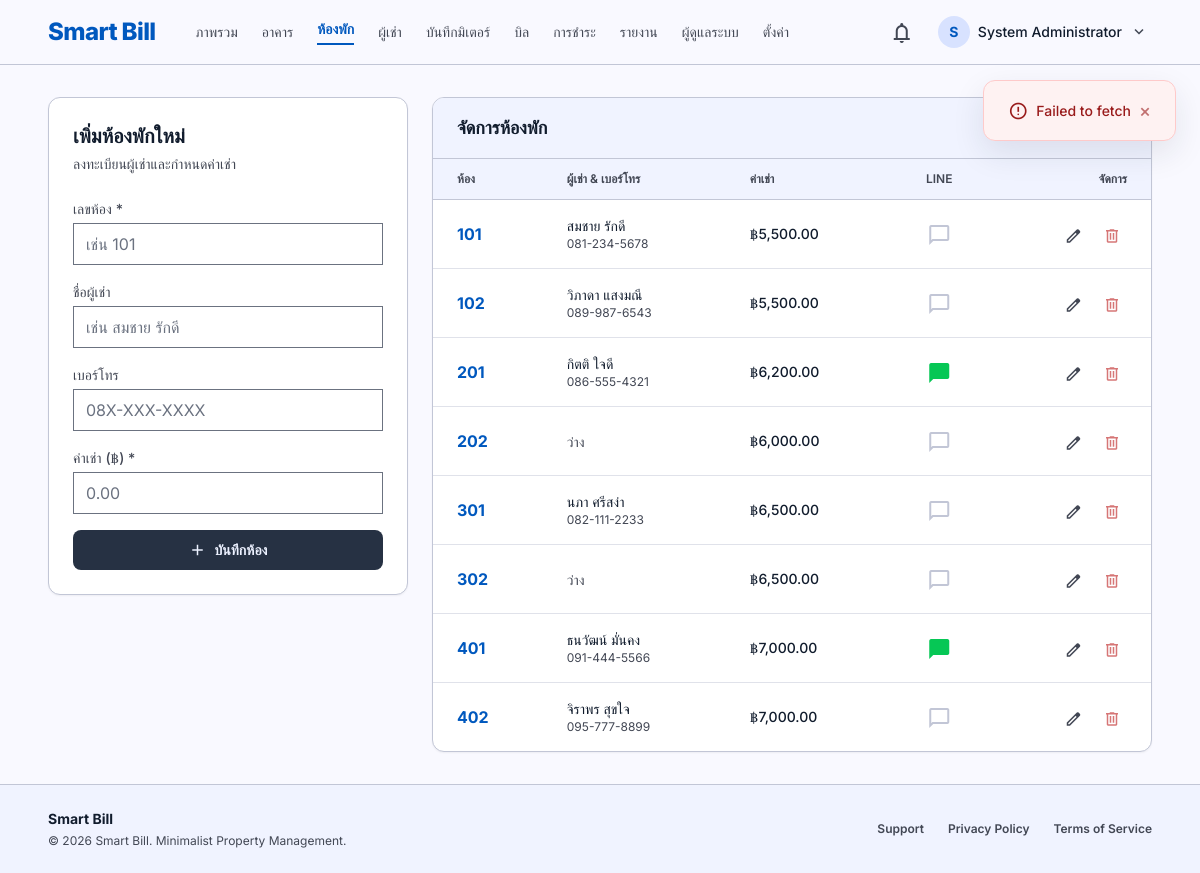
/admin/rooms.php (signed in), run on the app's committed database.
### tables this page shows
CREATE TABLE IF NOT EXISTS `rooms` (
  `id` INT UNSIGNED AUTO_INCREMENT PRIMARY KEY,
  `building_id` INT UNSIGNED NOT NULL,
  `floor_id` INT UNSIGNED,
  `room_number` VARCHAR(20) NOT NULL,
  `room_type` ENUM('standard','deluxe','suite') DEFAULT 'standard',
  `base_rent` DECIMAL(10,2) NOT NULL DEFAULT 0.00 COMMENT 'ค่าเช่ารายเดือน',
  `other_fees` DECIMAL(10,2) DEFAULT 0.00 COMMENT 'ค่าบริการอื่นๆ (เน็ต, จอดรถ)',
  `status` ENUM('vacant','occupied','maintenance','reserved') DEFAULT 'vacant',
  `description` TEXT,
  `created_at` TIMESTAMP DEFAULT CURRENT_TIMESTAMP,
  `updated_at` TIMESTAMP DEFAULT CURRENT_TIMESTAMP ON UPDATE CURRENT_TIMESTAMP,
  FOREIGN KEY (`building_id`) REFERENCES `buildings`(`id`) ON DELETE CASCADE,
  FOREIGN KEY (`floor_id`) REFERENCES `floors`(`id`) ON DELETE SET NULL,
  UNIQUE KEY `uq_building_room` (`building_id`, `room_number`)
);

CREATE TABLE IF NOT EXISTS `tenants` (
  `id` INT UNSIGNED AUTO_INCREMENT PRIMARY KEY,
  `room_id` INT UNSIGNED,
  `first_name` VARCHAR(100) NOT NULL,
  `last_name` VARCHAR(100),
  `id_card` VARCHAR(20) COMMENT 'เลขบัตรประชาชน',
  `phone` VARCHAR(20),
  `email` VARCHAR(200),
  `line_user_id` VARCHAR(100) COMMENT 'LINE User ID',
  `emergency_contact` VARCHAR(200),
  `emergency_phone` VARCHAR(20),
  `profile_image` VARCHAR(500),
  `is_active` TINYINT(1) DEFAULT 1,
  `created_at` TIMESTAMP DEFAULT CURRENT_TIMESTAMP,
  `updated_at` TIMESTAMP DEFAULT CURRENT_TIMESTAMP ON UPDATE CURRENT_TIMESTAMP,
  FOREIGN KEY (`room_id`) REFERENCES `rooms`(`id`) ON DELETE SET NULL
);

### includes/helpers.php (called while the page is built, shortened)
<?php
function formatCurrency(float $amount): string {
    return '฿' . number_format($amount, 2);
}
function sanitize($input) {
    return htmlspecialchars(trim($input ?? ''), ENT_QUOTES, 'UTF-8');
}

### admin/rooms.php (the view, shortened to what this page needs)
<?php
require_once dirname(__DIR__) . '/includes/auth.php';
require_once dirname(__DIR__) . '/includes/helpers.php';
$db = getDB();
$buildings = $db->query("SELECT id, name FROM buildings WHERE is_active = 1 ORDER BY name")->fetchAll();
$selectedBuilding = $_GET['building_id'] ?? ($buildings[0]['id'] ?? 1);
$page = max(1, (int)($_GET['page'] ?? 1));
$perPage = 15;
$countStmt = $db->prepare("SELECT COUNT(*) FROM rooms WHERE building_id = ?");
$countStmt->execute([$selectedBuilding]);
$totalRooms = $countStmt->fetchColumn();
$pager = paginate($totalRooms, $perPage, $page);
$stmt = $db->prepare("
    SELECT r.*, b.name as building_name,
           CONCAT(t.first_name, ' ', COALESCE(t.last_name, '')) as tenant_name,
           t.phone as tenant_phone, t.line_user_id, t.id as tenant_id
    FROM rooms r
    LEFT JOIN buildings b ON r.building_id = b.id
    LEFT JOIN tenants t ON t.room_id = r.id AND t.is_active = 1
    WHERE r.building_id = ?
    ORDER BY r.room_number ASC
    LIMIT ? OFFSET ?
");
$stmt->execute([$selectedBuilding, $pager['per_page'], $pager['offset']]);
$rooms = $stmt->fetchAll();
include dirname(__DIR__) . '/components/navbar.php';
?>
<div class="flex flex-col lg:flex-row items-start gap-6">
    <aside class="w-full lg:w-1/3">
        <div class="bg-white border border-outline-variant rounded-xl p-6 shadow-sm">
            <h2 class="text-xl font-semibold text-on-surface mb-1">เพิ่มห้องพักใหม่</h2>
            <p class="text-sm text-on-surface-variant mb-6">ลงทะเบียนผู้เช่าและกำหนดค่าเช่า</p>
            <?php if (empty($buildings)): ?>
            <div class="bg-orange-50 border border-orange-200 rounded-xl p-4 text-center">
                <span class="material-symbols-outlined text-orange-600 text-[32px] mb-1">apartment</span>
                <p class="text-sm font-semibold text-orange-800">ยังไม่มีข้อมูลอาคารในระบบ</p>
                <p class="text-xs text-orange-600 mt-1 mb-3">กรุณาเพิ่มอาคารก่อนลงทะเบียนห้องพัก</p>
                <a href="<?= APP_URL ?>/admin/buildings.php" class="btn btn-secondary text-xs inline-flex items-center gap-1.5 py-1.5 px-3 bg-orange-600 hover:bg-orange-700 text-white border-none rounded-lg">
                    <span class="material-symbols-outlined text-[16px]">add</span>
                    เพิ่มอาคารใหม่
                </a>
            </div>
            <?php else: ?>
            <form id="addRoomForm" class="space-y-4">
                <div>
                    <label class="form-label">เลขห้อง *</label>
                    <input type="text" name="room_number" class="form-input" placeholder="เช่น 101" required>
                </div>
                <div>
                    <label class="form-label">ชื่อผู้เช่า</label>
                    <input type="text" name="tenant_name" class="form-input" placeholder="เช่น สมชาย รักดี">
                </div>
                <div>
                    <label class="form-label">เบอร์โทร</label>
                    <input type="tel" name="tenant_phone" class="form-input" placeholder="08X-XXX-XXXX">
                </div>
                <div>
                    <label class="form-label">ค่าเช่า (฿) *</label>
                    <input type="number" name="base_rent" class="form-input" placeholder="0.00" step="0.01" required>
                </div>
                <button type="submit" class="btn btn-dark btn-block mt-2">
                    <span class="material-symbols-outlined text-[18px]">add</span>
                    บันทึกห้อง
                </button>
            </form>
            <?php endif; ?>
        </div>
    </aside>
    <section class="w-full lg:w-2/3">
        <div class="bg-white border border-outline-variant rounded-xl overflow-hidden shadow-sm">
            <div class="px-6 py-4 border-b border-outline-variant flex justify-between items-center bg-surface-container-low">
                <h3 class="text-lg font-semibold text-on-surface">จัดการห้องพัก</h3>
                <div class="flex gap-2">
                    <span class="px-3 py-1 bg-secondary-container/20 text-secondary text-xs font-semibold rounded-full">
                    </span>
                    <span class="px-3 py-1 bg-outline-variant/30 text-on-surface-variant text-xs font-semibold rounded-full">
                    </span>
                </div>
            </div>
            <div class="overflow-x-auto">
                <table class="w-full text-left">
                    <thead>
                        <tr class="bg-surface-container-low">
                            <th class="px-6 py-3 text-xs font-semibold text-on-surface-variant uppercase border-b border-outline-variant">ห้อง</th>
                            <th class="px-6 py-3 text-xs font-semibold text-on-surface-variant uppercase border-b border-outline-variant">ผู้เช่า & เบอร์โทร</th>
                            <th class="px-6 py-3 text-xs font-semibold text-on-surface-variant uppercase border-b border-outline-variant">ค่าเช่า</th>
                            <th class="px-6 py-3 text-xs font-semibold text-on-surface-variant uppercase border-b border-outline-variant text-center">LINE</th>
                            <th class="px-6 py-3 text-xs font-semibold text-on-surface-variant uppercase border-b border-outline-variant text-right">จัดการ</th>
                        </tr>
                    </thead>
                    <tbody class="divide-y divide-outline-variant/50">
                        <?php if (empty($rooms)): ?>
                        <tr><td colspan="5" class="px-6 py-12 text-center text-on-surface-variant">
                            <span class="material-symbols-outlined text-[48px] text-outline-variant block mb-2">meeting_room</span>
                            ยังไม่มีข้อมูลห้องพัก
                        </td></tr>
                        <?php else: ?>
                        <?php foreach ($rooms as $room): ?>
                        <tr class="hover:bg-surface-container-low/50 transition-colors" id="room-row-<?= $room['id'] ?>">
                            <td class="px-6 py-4 font-bold text-primary"><?= sanitize($room['room_number']) ?></td>
                            <td class="px-6 py-4">
                                <?php if ($room['tenant_name'] && trim($room['tenant_name'])): ?>
                                <div class="text-sm font-medium text-on-surface"><?= sanitize($room['tenant_name']) ?></div>
                                <div class="text-xs text-on-surface-variant"><?= sanitize($room['tenant_phone'] ?? '-') ?></div>
                                <?php else: ?>
                                <span class="text-sm text-on-surface-variant">ว่าง</span>
                                <?php endif; ?>
                            </td>
                            <td class="px-6 py-4 text-sm font-medium"><?= formatCurrency($room['base_rent']) ?></td>
                            <td class="px-6 py-4 text-center">
                                <?php if ($room['line_user_id']): ?>
                                <span class="material-symbols-outlined text-[#06C755]" style="font-variation-settings: 'FILL' 1;">chat_bubble</span>
                                <?php else: ?>
                                <span class="material-symbols-outlined text-outline-variant">chat_bubble</span>
                                <?php endif; ?>
                            </td>
                            <td class="px-6 py-4 text-right">
                                <button class="p-1.5 text-on-surface-variant hover:text-primary transition-colors"
                                        onclick="openEditModal(<?= htmlspecialchars(json_encode($room)) ?>)">
                                    <span class="material-symbols-outlined text-[18px]">edit</span>
                                </button>
                                <button class="p-1.5 text-error/60 hover:text-error transition-colors ml-1"
                                        onclick="deleteRoom(<?= $room['id'] ?>, '<?= sanitize($room['room_number']) ?>')">
                                    <span class="material-symbols-outlined text-[18px]">delete</span>
                                </button>
                            </td>
                        </tr>
                        <?php endforeach; ?>
                        <?php endif; ?>
                    </tbody>
                </table>
            </div>
        </div>
    </section>
</div>
<?php
include dirname(__DIR__) . '/components/footer.php';
?>

### assets/css/app.css (style rules this page uses)
:root { --primary: #0058be; --primary-container: #2170e4; --on-primary: #ffffff; --on-primary-container: #fefcff; --primary-fixed: #d8e2ff; --primary-fixed-dim: #adc6ff; --inverse-primary: #adc6ff; --secondary: #006c49; --secondary-container: #6cf8bb; --on-secondary: #ffffff; --on-secondary-container: #00714d; --secondary-fixed: #6ffbbe; --secondary-fixed-dim: #4edea3; --tertiary: #924700; --tertiary-container: #b75b00; --on-tertiary: #ffffff; --on-tertiary-container: #fffbff; --tertiary-fixed: #ffdcc6; --tertiary-fixed-dim: #ffb786; --error: #ba1a1a; --error-container: #ffdad6; --on-error: #ffffff; --on-error-container: #93000a; --surface: #f9f9ff; --surface-dim: #cfdaf2; --surface-bright: #f9f9ff; --surface-container-lowest: #ffffff; --surface-container-low: #f0f3ff; --surface-container: #e7eeff; --surface-container-high: #dee8ff; --surface-container-highest: #d8e3fb; --on-surface: #111c2d; --on-surface-variant: #424754; --surface-variant: #d8e3fb; --surface-tint: #005ac2; --inverse-surface: #263143; --inverse-on-surface: #ecf1ff; --outline: #727785; --outline-variant: #c2c6d6; --background: #f9f9ff; --on-background: #111c2d; --font-primary: 'Inter', 'Sarabun', sans-serif; --shadow-level-0: none; --shadow-level-1: 0px 4px 12px rgba(30, 41, 59, 0.03); --shadow-level-2: 0px 8px 20px rgba(30, 41, 59, 0.06); --shadow-level-3: 0px 12px 32px rgba(30, 41, 59, 0.1); --border-default: 1px solid #e2e8f0; --radius-sm: 0.25rem; --radius-md: 0.5rem; --radius-lg: 0.75rem; --radius-xl: 1rem; --radius-full: 9999px; --space-xs: 4px; --space-sm: 8px; --space-md: 16px; --space-lg: 24px; --space-xl: 40px; --gutter: 24px; --max-width: 1280px; }
*, *::before, *::after { box-sizing: border-box; margin: 0; padding: 0; }
html { scroll-behavior: smooth; -webkit-font-smoothing: antialiased; -moz-osx-font-smoothing: grayscale; }
body { font-family: var(--font-primary); font-size: 16px; line-height: 1.5; color: var(--on-surface); background-color: var(--background); min-height: 100vh; }
.btn { display: inline-flex; align-items: center; justify-content: center; gap: var(--space-sm); font-family: var(--font-primary); font-size: 14px; font-weight: 600; line-height: 20px; padding: 10px 20px; border-radius: var(--radius-md); border: none; cursor: pointer; transition: all 0.2s ease; text-decoration: none; white-space: nowrap; }
.btn-dark { background-color: var(--inverse-surface); color: var(--inverse-on-surface); }
.btn-block { width: 100%; }
.form-label { display: block; font-size: 14px; font-weight: 500; color: var(--on-surface-variant); margin-bottom: var(--space-xs); }
.form-input { width: 100%; padding: var(--space-md); font-family: var(--font-primary); font-size: 16px; line-height: 24px; color: var(--on-surface); background-color: var(--surface-container-lowest); border: 1px solid var(--outline-variant); border-radius: var(--radius-md); outline: none; transition: all 0.2s ease; }
.form-input::placeholder { color: var(--outline); }
.material-symbols-outlined { font-variation-settings: 'FILL' 0, 'wght' 400, 'GRAD' 0, 'opsz' 24; display: inline-flex; vertical-align: middle; line-height: 1; }
.text-primary { color: var(--primary); }
.text-secondary { color: var(--secondary); }
.bg-surface { background-color: var(--surface); }
.bg-white { background-color: var(--surface-container-lowest); }
.font-bold { font-weight: 700; }
.font-semibold { font-weight: 600; }
.font-medium { font-weight: 500; }
.text-center { text-align: center; }
.text-right { text-align: right; }
.flex { display: flex; }
.flex-col { flex-direction: column; }
.items-center { align-items: center; }
.justify-between { justify-content: space-between; }

### data on the page
rooms: room_number "101", tenant_name "สมชาย รักดี", tenants.phone "081-234-5678", base_rent "฿5,500.00"
rooms: room_number "102", tenant_name "วิภาดา แสงมณี", tenants.phone "089-987-6543", base_rent "฿5,500.00"
rooms: room_number "201", tenant_name "กิตติ ใจดี", tenants.phone "086-555-4321", base_rent "฿6,200.00"
rooms: room_number "202", shows "ว่าง", base_rent "฿6,000.00"
rooms: room_number "301", tenant_name "นภา ศรีสง่า", tenants.phone "082-111-2233", base_rent "฿6,500.00"
rooms: room_number "302", shows "ว่าง", base_rent "฿6,500.00"
rooms: room_number "401", tenant_name "ธนวัฒน์ มั่นคง", tenants.phone "091-444-5566", base_rent "฿7,000.00"
rooms: room_number "402", tenant_name "จิราพร สุขใจ", tenants.phone "095-777-8899", base_rent "฿7,000.00"

### other printed values
$item['label'] "ภาพรวม"
$item['label'] "อาคาร"
$item['label'] "ห้องพัก"
$item['label'] "ผู้เช่า"
$item['label'] "บันทึกมิเตอร์"
$item['label'] "บิล"
$item['label'] "การชำระ"
$item['label'] "รายงาน"
$item['label'] "ผู้ดูแลระบบ"
$item['label'] "ตั้งค่า"
mb_substr($user['full_name'] ?? 'A', 0, 1) "S"
$user['full_name'] "System Administrator"
